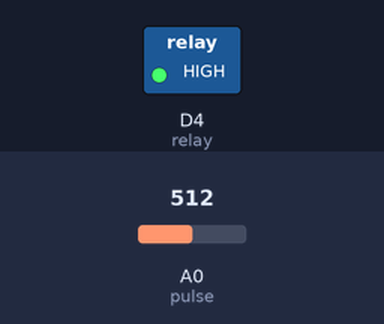
Simulated run of this sketch. Board: ESP8266 (NodeMCU). On the bench: switched loads named in the sketch (green lamp = pin HIGH). The inputs (shaded band) are chosen by the test bench; at power-on: A0 (pulse) = 512. No radio packets arrive unless stated; what the sketch prints to the serial monitor is not drawn.

Above: at 3.6 s.
3.7 s: A0 (pulse) set to 1005
7.1 s: A0 (pulse) set to 1023
At 8.5 s:
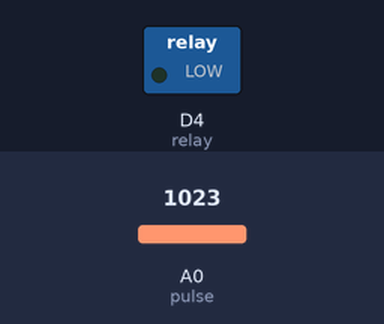
8.8 s: A0 (pulse) set to 750
12.2 s: A0 (pulse) set to 717
At 16.9 s:
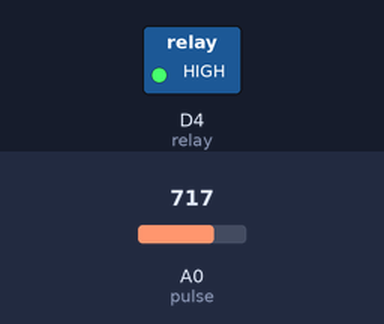
Timing chart, 0 to 17.8 s (numbered marks = the images above; inputs shaded):
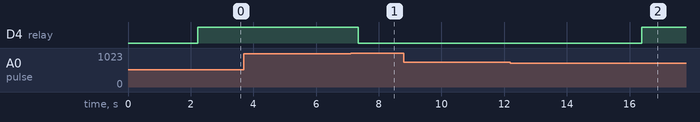

The sketch:

transmitter.ino
```cpp
#include <SPI.h>
#include <LoRa.h>
#define SS 15
#define RST 16
#define DIO0 4
float latitude,longitude;
String lat_str ="13.987699";
String lng_str ="80.237894";
String loc = lat_str +":"+ lng_str;


const int pulse = A0;
const int temp = D3;
const int relay = D4;
const int xPin = D1;
float pulsev,tempv;

void setup() {
  // put your setup code here, to run once:
Serial.begin(115200);
  pinMode(pulse,INPUT);
  pinMode(temp,INPUT);
  pinMode(relay,OUTPUT);
  while (!Serial);
   LoRa.setPins(SS,RST,DIO0);
  Serial.println("LoRa Sender");

  if (!LoRa.begin(433E6)) {
    Serial.println("Starting LoRa failed!");
    while (1);
  }

}

void loop() {
  // put your main code here, to run repeatedly:
  pulsev = analogRead(pulse)/12;
   int xValue = analogRead(xPin);
  tempv = analogRead(temp)/10;
  Serial.print("PULSE=");
  Serial.println(pulsev);
  Serial.print("X-axis: ");
  Serial.println(xValue);
  Serial.print("TEMPERATURE=");
  Serial.println(tempv);
  delay(1000);
  if (pulsev >60 )
  {
    Serial.print("NORMAL PULSE RATE");
    delay(600);
  }
  if (xValue <1023)
  {
    Serial.print("PERSON FALL DOWN");
    delay(600);
  }
  if (tempv <75 )
  {
    Serial.print("LOW TEMPERATURE");
    delay(600);
    digitalWrite(relay,HIGH);
    //delay(1000);
    //digitalWrite(relay,HIGH);
  }
  if (tempv >75)
  {
   // Serial.print("NORMAL TEMPERATURE");
    delay(600);
    digitalWrite(relay,LOW);
    //delay(1000);
    //digitalWrite(relay,HIGH);
  }

  String dat = String (pulsev)+":"+ String (xValue)+":"+ String (tempv)+":"+ String (loc)+":"+ String ("");
  LoRa.beginPacket();
  LoRa.println(dat);
  Serial.println(dat);
  LoRa.endPacket();
}
```

Measured:
- the behaviour switches between 1022 and 1023 on A0 (pulse) (found by bisection; images 0 and 1)
- the behaviour switches between 732 and 731 on A0 (pulse) (found by bisection; images 1 and 2)
- after the input at 3.7 s, every drawn part: stays the same
- after the input at 8.8 s, every drawn part: stays the same
- after the input at 12.2 s, D4 (relay): LOW → HIGH after 4.2 s
